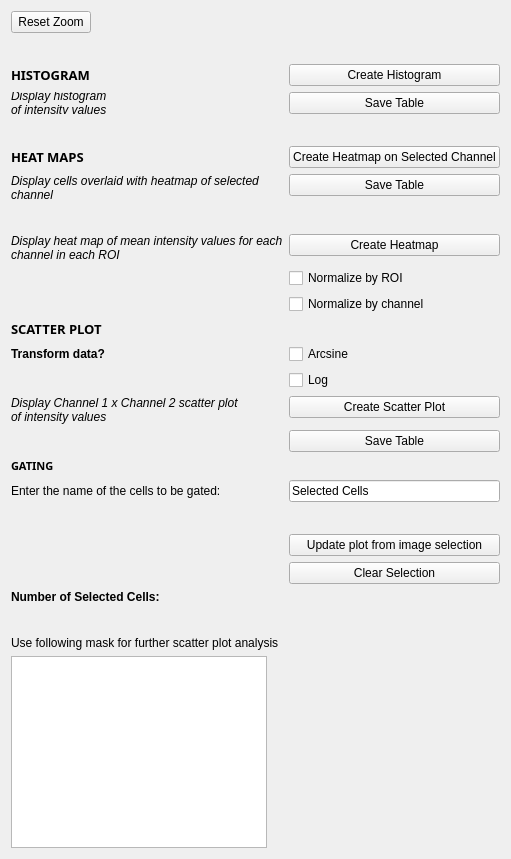
     <widget class="QWidget" name="anaTab">
      <attribute name="title">
       <string>Analysis</string>
      </attribute>
      <layout class="QFormLayout" name="formLayout">
       <item row="0" column="0">
        <widget class="QPushButton" name="analysisResetButton">
         <property name="sizePolicy">
          <sizepolicy hsizetype="Fixed" vsizetype="Fixed">
           <horstretch>0</horstretch>
           <verstretch>0</verstretch>
          </sizepolicy>
         </property>
         <property name="text">
          <string>Reset Zoom</string>
         </property>
        </widget>
       </item>
       <item row="1" column="0" colspan="2">
        <widget class="QLabel" name="analysisErrorMessage">
         <property name="palette">
          <palette>
           <active>
            <colorrole role="WindowText">
             <brush brushstyle="SolidPattern">
              <color alpha="255">
               <red>255</red>
               <green>0</green>
               <blue>0</blue>
              </color>
             </brush>
            </colorrole>
           </active>
           <inactive>
            <colorrole role="WindowText">
             <brush brushstyle="SolidPattern">
              <color alpha="255">
               <red>255</red>
               <green>0</green>
               <blue>0</blue>
              </color>
             </brush>
            </colorrole>
           </inactive>
           <disabled>
            <colorrole role="WindowText">
             <brush brushstyle="SolidPattern">
              <color alpha="255">
               <red>120</red>
               <green>120</green>
               <blue>120</blue>
              </color>
             </brush>
            </colorrole>
           </disabled>
          </palette>
         </property>
         <property name="font">
          <font>
           <family>Courier</family>
           <pointsize>12</pointsize>
           <weight>75</weight>
           <bold>true</bold>
          </font>
         </property>
         <property name="text">
          <string/>
         </property>
        </widget>
       </item>
       <item row="2" column="0">
        <widget class="QLabel" name="label">
         <property name="font">
          <font>
           <family>Montserrat</family>
           <pointsize>10</pointsize>
           <weight>75</weight>
           <bold>true</bold>
          </font>
         </property>
         <property name="text">
          <string>HISTOGRAM</string>
         </property>
        </widget>
       </item>
       <item row="2" column="1">
        <widget class="QPushButton" name="crtPlotButton">
         <property name="text">
          <string>Create Histogram</string>
         </property>
        </widget>
       </item>
       <item row="3" column="0">
        <widget class="QLabel" name="label_9">
         <property name="font">
          <font>
           <family>MS Sans Serif</family>
           <italic>true</italic>
          </font>
         </property>
         <property name="text">
          <string>Display histogram of intensity values</string>
         </property>
         <property name="wordWrap">
          <bool>true</bool>
         </property>
        </widget>
       </item>
       <item row="3" column="1">
        <widget class="QPushButton" name="saveHistoTable">
         <property name="text">
          <string>Save Table</string>
         </property>
        </widget>
       </item>
       <item row="4" column="0">
        <spacer name="horizontalSpacer_8">
         <property name="orientation">
          <enum>Qt::Horizontal</enum>
         </property>
         <property name="sizeHint" stdset="0">
          <size>
           <width>40</width>
           <height>20</height>
          </size>
         </property>
        </spacer>
       </item>
       <item row="5" column="0">
        <widget class="QLabel" name="label_2">
         <property name="font">
          <font>
           <family>Montserrat</family>
           <pointsize>10</pointsize>
           <weight>75</weight>
           <bold>true</bold>
          </font>
         </property>
         <property name="text">
          <string>HEAT MAPS</string>
         </property>
        </widget>
       </item>
       <item row="5" column="1">
        <widget class="QPushButton" name="crtHeatmapChannel">
         <property name="text">
          <string>Create Heatmap on Selected Channel</string>
         </property>
        </widget>
       </item>
       <item row="6" column="0">
        <widget class="QLabel" name="label_20">
         <property name="maximumSize">
          <size>
           <width>16777215</width>
           <height>16777215</height>
          </size>
         </property>
         <property name="font">
          <font>
           <family>MS Sans Serif</family>
           <italic>true</italic>
          </font>
         </property>
         <property name="text">
          <string>Display cells overlaid with heatmap of selected channel</string>
         </property>
         <property name="wordWrap">
          <bool>true</bool>
         </property>
        </widget>
       </item>
       <item row="6" column="1">
        <widget class="QPushButton" name="saveHeatmapTable">
         <property name="text">
          <string>Save Table</string>
         </property>
        </widget>
       </item>
       <item row="8" column="0">
        <spacer name="horizontalSpacer_13">
         <property name="orientation">
          <enum>Qt::Horizontal</enum>
         </property>
         <property name="sizeHint" stdset="0">
          <size>
           <width>40</width>
           <height>20</height>
          </size>
         </property>
        </spacer>
       </item>
       <item row="9" column="0">
        <widget class="QLabel" name="label_11">
         <property name="font">
          <font>
           <family>MS Sans Serif</family>
           <italic>true</italic>
          </font>
         </property>
         <property name="autoFillBackground">
          <bool>false</bool>
         </property>
         <property name="text">
          <string>Display heat map of mean intensity values for each channel in each ROI</string>
         </property>
         <property name="scaledContents">
          <bool>false</bool>
         </property>
         <property name="wordWrap">
          <bool>true</bool>
         </property>
        </widget>
       </item>
       <item row="9" column="1">
        <widget class="QPushButton" name="crtHeatmapButton">
         <property name="text">
          <string>Create Heatmap</string>
         </property>
        </widget>
       </item>
       <item row="11" column="0">
        <spacer name="horizontalSpacer_10">
         <property name="orientation">
          <enum>Qt::Horizontal</enum>
         </property>
         <property name="sizeHint" stdset="0">
          <size>
           <width>40</width>
           <height>20</height>
          </size>
         </property>
        </spacer>
       </item>
       <item row="12" column="0">
        <widget class="QLabel" name="label_3">
         <property name="font">
          <font>
           <family>Montserrat</family>
           <pointsize>10</pointsize>
           <weight>75</weight>
           <bold>true</bold>
          </font>
         </property>
         <property name="text">
          <string>SCATTER PLOT</string>
         </property>
        </widget>
       </item>
       <item row="14" column="0">
        <widget class="QLabel" name="label_51">
         <property name="font">
          <font>
           <weight>75</weight>
           <bold>true</bold>
          </font>
         </property>
         <property name="text">
          <string>Transform data?</string>
         </property>
        </widget>
       </item>
       <item row="14" column="1">
        <widget class="QCheckBox" name="arcsinTrans">
         <property name="text">
          <string>Arcsine</string>
         </property>
        </widget>
       </item>
       <item row="16" column="0">
        <widget class="QLabel" name="label_12">
         <property name="font">
          <font>
           <family>MS Sans Serif</family>
           <italic>true</italic>
          </font>
         </property>
         <property name="text">
          <string>Display Channel 1 x Channel 2 scatter plot of intensity values</string>
         </property>
         <property name="wordWrap">
          <bool>true</bool>
         </property>
        </widget>
       </item>
       <item row="16" column="1">
        <widget class="QPushButton" name="crtScatterButton">
         <property name="text">
          <string>Create Scatter Plot</string>
         </property>
        </widget>
       </item>
       <item row="17" column="1">
        <widget class="QPushButton" name="saveScatPlotTable">
         <property name="text">
          <string>Save Table</string>
         </property>
        </widget>
       </item>
       <item row="20" column="0">
        <widget class="QLabel" name="label_48">
         <property name="font">
          <font>
           <family>Montserrat</family>
           <pointsize>8</pointsize>
           <weight>75</weight>
           <bold>true</bold>
          </font>
         </property>
         <property name="text">
          <string>GATING</string>
         </property>
        </widget>
       </item>
       <item row="21" column="0">
        <widget class="QLabel" name="label_47">
         <property name="text">
          <string>Enter the name of the cells to be gated:</string>
         </property>
        </widget>
       </item>
       <item row="21" column="1">
        <widget class="QLineEdit" name="selectedCellsName">
         <property name="text">
          <string>Selected Cells</string>
         </property>
        </widget>
       </item>
       <item row="22" column="1">
        <spacer name="horizontalSpacer_5">
         <property name="orientation">
          <enum>Qt::Horizontal</enum>
         </property>
         <property name="sizeHint" stdset="0">
          <size>
           <width>40</width>
           <height>20</height>
          </size>
         </property>
        </spacer>
       </item>
       <item row="23" column="1">
        <widget class="QPushButton" name="updPlotFromSel">
         <property name="text">
          <string>Update plot from image selection</string>
         </property>
        </widget>
       </item>
       <item row="24" column="1">
        <widget class="QPushButton" name="clearSelection">
         <property name="text">
          <string>Clear Selection</string>
         </property>
        </widget>
       </item>
       <item row="25" column="0">
        <widget class="QLabel" name="label_25">
         <property name="font">
          <font>
           <weight>75</weight>
           <bold>true</bold>
          </font>
         </property>
         <property name="text">
          <string>Number of Selected Cells:</string>
         </property>
        </widget>
       </item>
       <item row="25" column="1">
        <widget class="QLabel" name="selectedCellsCount">
         <property name="font">
          <font>
           <weight>75</weight>
           <bold>true</bold>
          </font>
         </property>
         <property name="text">
          <string/>
         </property>
        </widget>
       </item>
       <item row="27" column="0">
        <spacer name="horizontalSpacer_9">
         <property name="orientation">
          <enum>Qt::Horizontal</enum>
         </property>
         <property name="sizeHint" stdset="0">
          <size>
           <width>40</width>
           <height>20</height>
          </size>
         </property>
        </spacer>
       </item>
       <item row="28" column="0">
        <widget class="QLabel" name="label_49">
         <property name="text">
          <string>Use following mask for further scatter plot analysis</string>
         </property>
        </widget>
       </item>
       <item row="29" column="0">
        <widget class="QListWidget" name="gatingMasks"/>
       </item>
       <item row="15" column="1">
        <widget class="QCheckBox" name="logTrans">
         <property name="text">
          <string>Log</string>
         </property>
        </widget>
       </item>
       <item row="10" column="1">
        <widget class="QCheckBox" name="hmapNormalizeRoi">
         <property name="text">
          <string>Normalize by ROI</string>
         </property>
        </widget>
       </item>
       <item row="11" column="1">
        <widget class="QCheckBox" name="hmapNormalizeChannel">
         <property name="text">
          <string>Normalize by channel</string>
         </property>
        </widget>
       </item>
      </layout>
     </widget>
